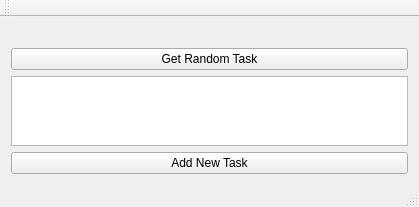
<?xml version="1.0" encoding="UTF-8"?>
<ui version="4.0">
 <class>MainWindow</class>
 <widget class="QMainWindow" name="MainWindow">
  <property name="geometry">
   <rect>
    <x>0</x>
    <y>0</y>
    <width>419</width>
    <height>192</height>
   </rect>
  </property>
  <property name="windowTitle">
   <string>MainWindow</string>
  </property>
  <widget class="QWidget" name="centralWidget">
   <layout class="QHBoxLayout" name="horizontalLayout">
    <item>
     <layout class="QVBoxLayout" name="verticalLayout">
      <item>
       <widget class="QLabel" name="label">
        <property name="text">
         <string/>
        </property>
       </widget>
      </item>
      <item>
       <widget class="QPushButton" name="pushButton">
        <property name="text">
         <string>Get Random Task</string>
        </property>
       </widget>
      </item>
      <item>
       <widget class="QTextEdit" name="textEdit">
        <property name="html">
         <string>&lt;!DOCTYPE HTML PUBLIC &quot;-//W3C//DTD HTML 4.0//EN&quot; &quot;http://www.w3.org/TR/REC-html40/strict.dtd&quot;&gt;
&lt;html&gt;&lt;head&gt;&lt;meta name=&quot;qrichtext&quot; content=&quot;1&quot; /&gt;&lt;style type=&quot;text/css&quot;&gt;
p, li { white-space: pre-wrap; }
&lt;/style&gt;&lt;/head&gt;&lt;body style=&quot; font-family:'MS Shell Dlg 2'; font-size:8.25pt; font-weight:400; font-style:normal;&quot;&gt;
&lt;p style=&quot;-qt-paragraph-type:empty; margin-top:0px; margin-bottom:0px; margin-left:0px; margin-right:0px; -qt-block-indent:0; text-indent:0px;&quot;&gt;&lt;br /&gt;&lt;/p&gt;&lt;/body&gt;&lt;/html&gt;</string>
        </property>
       </widget>
      </item>
      <item>
       <widget class="QPushButton" name="pushButton_2">
        <property name="text">
         <string>Add New Task</string>
        </property>
       </widget>
      </item>
     </layout>
    </item>
   </layout>
  </widget>
  <widget class="QMenuBar" name="menuBar">
   <property name="geometry">
    <rect>
     <x>0</x>
     <y>0</y>
     <width>419</width>
     <height>21</height>
    </rect>
   </property>
  </widget>
  <widget class="QToolBar" name="mainToolBar">
   <attribute name="toolBarArea">
    <enum>TopToolBarArea</enum>
   </attribute>
   <attribute name="toolBarBreak">
    <bool>false</bool>
   </attribute>
  </widget>
  <widget class="QStatusBar" name="statusBar"/>
 </widget>
 <layoutdefault spacing="6" margin="11"/>
 <resources/>
 <connections/>
</ui>
